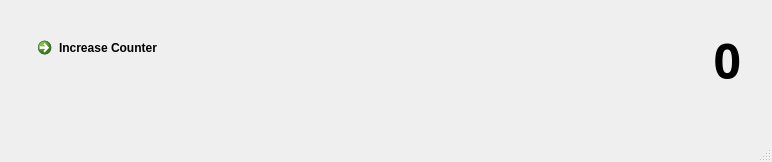
<?xml version="1.0" encoding="UTF-8"?>
<ui version="4.0">
 <class>MainWindow</class>
 <widget class="QMainWindow" name="MainWindow">
  <property name="geometry">
   <rect>
    <x>0</x>
    <y>0</y>
    <width>772</width>
    <height>162</height>
   </rect>
  </property>
  <property name="windowTitle">
   <string>MainWindow</string>
  </property>
  <widget class="QWidget" name="centralwidget">
   <widget class="QCommandLinkButton" name="commandLinkButton">
    <property name="geometry">
     <rect>
      <x>30</x>
      <y>30</y>
      <width>251</width>
      <height>61</height>
     </rect>
    </property>
    <property name="text">
     <string>Increase Counter</string>
    </property>
   </widget>
   <widget class="QLabel" name="label">
    <property name="geometry">
     <rect>
      <x>590</x>
      <y>10</y>
      <width>151</width>
      <height>101</height>
     </rect>
    </property>
    <property name="font">
     <font>
      <family>Agency FB</family>
      <pointsize>36</pointsize>
      <weight>75</weight>
      <bold>true</bold>
     </font>
    </property>
    <property name="text">
     <string>0</string>
    </property>
    <property name="alignment">
     <set>Qt::AlignRight|Qt::AlignTrailing|Qt::AlignVCenter</set>
    </property>
   </widget>
  </widget>
  <widget class="QMenuBar" name="menubar">
   <property name="geometry">
    <rect>
     <x>0</x>
     <y>0</y>
     <width>772</width>
     <height>26</height>
    </rect>
   </property>
  </widget>
  <widget class="QStatusBar" name="statusbar"/>
 </widget>
 <resources/>
 <connections/>
</ui>
